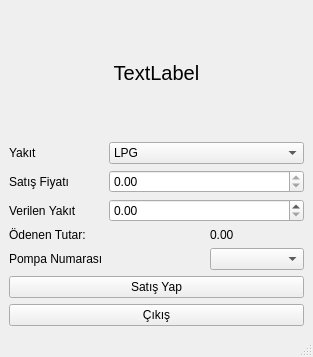
<?xml version="1.0" encoding="UTF-8"?>
<ui version="4.0">
 <class>InterFace</class>
 <widget class="QMainWindow" name="InterFace">
  <property name="geometry">
   <rect>
    <x>0</x>
    <y>0</y>
    <width>313</width>
    <height>357</height>
   </rect>
  </property>
  <property name="windowTitle">
   <string>MainWindow</string>
  </property>
  <widget class="QWidget" name="centralwidget">
   <layout class="QGridLayout" name="gridLayout_2">
    <item row="0" column="0">
     <layout class="QVBoxLayout" name="verticalLayout">
      <item>
       <widget class="QLabel" name="stationName_label">
        <property name="font">
         <font>
          <pointsize>15</pointsize>
         </font>
        </property>
        <property name="text">
         <string>TextLabel</string>
        </property>
        <property name="alignment">
         <set>Qt::AlignCenter</set>
        </property>
       </widget>
      </item>
      <item>
       <layout class="QGridLayout" name="gridLayout">
        <item row="0" column="0">
         <widget class="QLabel" name="label_4">
          <property name="text">
           <string>Yakıt</string>
          </property>
         </widget>
        </item>
        <item row="0" column="1" colspan="2">
         <widget class="QComboBox" name="comboBox">
          <item>
           <property name="text">
            <string>LPG</string>
           </property>
          </item>
          <item>
           <property name="text">
            <string>Diesel</string>
           </property>
          </item>
          <item>
           <property name="text">
            <string>Gasoline</string>
           </property>
          </item>
         </widget>
        </item>
        <item row="1" column="0">
         <widget class="QLabel" name="label_5">
          <property name="text">
           <string>Satış Fiyatı</string>
          </property>
         </widget>
        </item>
        <item row="1" column="1" colspan="2">
         <widget class="QDoubleSpinBox" name="sale_price_spinBox">
          <property name="readOnly">
           <bool>true</bool>
          </property>
         </widget>
        </item>
        <item row="2" column="0">
         <widget class="QLabel" name="label_2">
          <property name="text">
           <string>Verilen Yakıt</string>
          </property>
         </widget>
        </item>
        <item row="2" column="1" colspan="2">
         <widget class="QDoubleSpinBox" name="fuel_suplied_amount_spinBox">
          <property name="maximum">
           <double>99.000000000000000</double>
          </property>
         </widget>
        </item>
        <item row="3" column="0">
         <widget class="QLabel" name="label">
          <property name="text">
           <string>Ödenen Tutar:</string>
          </property>
         </widget>
        </item>
        <item row="3" column="2">
         <widget class="QLabel" name="fee_received_label">
          <property name="text">
           <string>0.00</string>
          </property>
         </widget>
        </item>
        <item row="4" column="0" colspan="2">
         <widget class="QLabel" name="label_3">
          <property name="text">
           <string>Pompa Numarası</string>
          </property>
         </widget>
        </item>
        <item row="4" column="2">
         <widget class="QComboBox" name="pump_no_comboBox">
          <property name="editable">
           <bool>false</bool>
          </property>
         </widget>
        </item>
       </layout>
      </item>
      <item>
       <widget class="QPushButton" name="process_completed_button">
        <property name="text">
         <string>Satış Yap</string>
        </property>
       </widget>
      </item>
      <item>
       <widget class="QPushButton" name="exit_button">
        <property name="text">
         <string>Çıkış</string>
        </property>
       </widget>
      </item>
     </layout>
    </item>
   </layout>
  </widget>
  <widget class="QMenuBar" name="menubar">
   <property name="geometry">
    <rect>
     <x>0</x>
     <y>0</y>
     <width>313</width>
     <height>21</height>
    </rect>
   </property>
  </widget>
  <widget class="QStatusBar" name="statusbar"/>
 </widget>
 <resources/>
 <connections/>
</ui>
